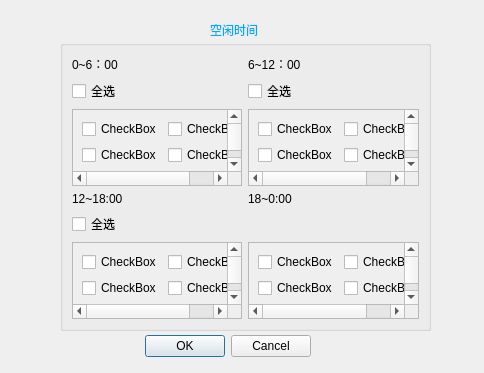
<?xml version="1.0" encoding="UTF-8"?>
<ui version="4.0">
 <class>Daily_Settings</class>
 <widget class="QDialog" name="Daily_Settings">
  <property name="geometry">
   <rect>
    <x>0</x>
    <y>0</y>
    <width>484</width>
    <height>373</height>
   </rect>
  </property>
  <property name="windowTitle">
   <string>Dialog</string>
  </property>
  <widget class="QDialogButtonBox" name="buttonBox">
   <property name="geometry">
    <rect>
     <x>-30</x>
     <y>330</y>
     <width>341</width>
     <height>32</height>
    </rect>
   </property>
   <property name="orientation">
    <enum>Qt::Horizontal</enum>
   </property>
   <property name="standardButtons">
    <set>QDialogButtonBox::Cancel|QDialogButtonBox::Ok</set>
   </property>
  </widget>
  <widget class="QLabel" name="label">
   <property name="geometry">
    <rect>
     <x>210</x>
     <y>20</y>
     <width>81</width>
     <height>21</height>
    </rect>
   </property>
   <property name="text">
    <string>&lt;html&gt;&lt;head/&gt;&lt;body&gt;&lt;p&gt;&lt;span style=&quot; color:#00aaff;&quot;&gt;空闲时间&lt;/span&gt;&lt;/p&gt;&lt;/body&gt;&lt;/html&gt;</string>
   </property>
  </widget>
  <widget class="QGroupBox" name="groupBox">
   <property name="geometry">
    <rect>
     <x>60</x>
     <y>40</y>
     <width>371</width>
     <height>291</height>
    </rect>
   </property>
   <property name="title">
    <string/>
   </property>
   <layout class="QGridLayout" name="gridLayout">
    <item row="1" column="0">
     <widget class="QCheckBox" name="checkBox_2">
      <property name="text">
       <string>全选</string>
      </property>
     </widget>
    </item>
    <item row="5" column="0">
     <widget class="QScrollArea" name="scrollArea_3">
      <property name="widgetResizable">
       <bool>true</bool>
      </property>
      <widget class="QWidget" name="scrollAreaWidgetContents_3">
       <property name="geometry">
        <rect>
         <x>0</x>
         <y>-43</y>
         <width>163</width>
         <height>140</height>
        </rect>
       </property>
       <layout class="QGridLayout" name="gridLayout_4">
        <item row="3" column="0">
         <widget class="QCheckBox" name="checkBox_36">
          <property name="text">
           <string>CheckBox</string>
          </property>
         </widget>
        </item>
        <item row="4" column="0">
         <widget class="QCheckBox" name="checkBox_37">
          <property name="text">
           <string>CheckBox</string>
          </property>
         </widget>
        </item>
        <item row="0" column="0">
         <widget class="QCheckBox" name="checkBox_38">
          <property name="text">
           <string>CheckBox</string>
          </property>
         </widget>
        </item>
        <item row="1" column="1">
         <widget class="QCheckBox" name="checkBox_39">
          <property name="text">
           <string>CheckBox</string>
          </property>
         </widget>
        </item>
        <item row="2" column="1" colspan="2">
         <widget class="QCheckBox" name="checkBox_40">
          <property name="text">
           <string>CheckBox</string>
          </property>
         </widget>
        </item>
        <item row="5" column="0">
         <widget class="QCheckBox" name="checkBox_41">
          <property name="text">
           <string>CheckBox</string>
          </property>
         </widget>
        </item>
        <item row="4" column="1">
         <widget class="QCheckBox" name="checkBox_42">
          <property name="text">
           <string>CheckBox</string>
          </property>
         </widget>
        </item>
        <item row="1" column="0">
         <widget class="QCheckBox" name="checkBox_43">
          <property name="text">
           <string>CheckBox</string>
          </property>
         </widget>
        </item>
        <item row="3" column="1" colspan="2">
         <widget class="QCheckBox" name="checkBox_44">
          <property name="text">
           <string>CheckBox</string>
          </property>
         </widget>
        </item>
        <item row="5" column="1">
         <widget class="QCheckBox" name="checkBox_45">
          <property name="text">
           <string>CheckBox</string>
          </property>
         </widget>
        </item>
        <item row="0" column="1" colspan="2">
         <widget class="QCheckBox" name="checkBox_46">
          <property name="text">
           <string>CheckBox</string>
          </property>
         </widget>
        </item>
        <item row="2" column="0">
         <widget class="QCheckBox" name="checkBox_47">
          <property name="text">
           <string>CheckBox</string>
          </property>
         </widget>
        </item>
       </layout>
      </widget>
     </widget>
    </item>
    <item row="1" column="1">
     <widget class="QCheckBox" name="checkBox">
      <property name="text">
       <string>全选</string>
      </property>
     </widget>
    </item>
    <item row="0" column="1">
     <widget class="QLabel" name="label_3">
      <property name="text">
       <string>6~12：00</string>
      </property>
     </widget>
    </item>
    <item row="5" column="1">
     <widget class="QScrollArea" name="scrollArea_4">
      <property name="widgetResizable">
       <bool>true</bool>
      </property>
      <widget class="QWidget" name="scrollAreaWidgetContents_4">
       <property name="geometry">
        <rect>
         <x>0</x>
         <y>-43</y>
         <width>162</width>
         <height>140</height>
        </rect>
       </property>
       <layout class="QGridLayout" name="gridLayout_5">
        <item row="3" column="0">
         <widget class="QCheckBox" name="checkBox_51">
          <property name="text">
           <string>CheckBox</string>
          </property>
         </widget>
        </item>
        <item row="4" column="0">
         <widget class="QCheckBox" name="checkBox_52">
          <property name="text">
           <string>CheckBox</string>
          </property>
         </widget>
        </item>
        <item row="0" column="0">
         <widget class="QCheckBox" name="checkBox_53">
          <property name="text">
           <string>CheckBox</string>
          </property>
         </widget>
        </item>
        <item row="1" column="1">
         <widget class="QCheckBox" name="checkBox_54">
          <property name="text">
           <string>CheckBox</string>
          </property>
         </widget>
        </item>
        <item row="2" column="1" colspan="2">
         <widget class="QCheckBox" name="checkBox_55">
          <property name="text">
           <string>CheckBox</string>
          </property>
         </widget>
        </item>
        <item row="5" column="0">
         <widget class="QCheckBox" name="checkBox_56">
          <property name="text">
           <string>CheckBox</string>
          </property>
         </widget>
        </item>
        <item row="4" column="1">
         <widget class="QCheckBox" name="checkBox_57">
          <property name="text">
           <string>CheckBox</string>
          </property>
         </widget>
        </item>
        <item row="1" column="0">
         <widget class="QCheckBox" name="checkBox_58">
          <property name="text">
           <string>CheckBox</string>
          </property>
         </widget>
        </item>
        <item row="3" column="1" colspan="2">
         <widget class="QCheckBox" name="checkBox_59">
          <property name="text">
           <string>CheckBox</string>
          </property>
         </widget>
        </item>
        <item row="5" column="1">
         <widget class="QCheckBox" name="checkBox_60">
          <property name="text">
           <string>CheckBox</string>
          </property>
         </widget>
        </item>
        <item row="0" column="1" colspan="2">
         <widget class="QCheckBox" name="checkBox_61">
          <property name="text">
           <string>CheckBox</string>
          </property>
         </widget>
        </item>
        <item row="2" column="0">
         <widget class="QCheckBox" name="checkBox_62">
          <property name="text">
           <string>CheckBox</string>
          </property>
         </widget>
        </item>
       </layout>
      </widget>
     </widget>
    </item>
    <item row="3" column="0">
     <widget class="QLabel" name="label_4">
      <property name="text">
       <string>12~18:00</string>
      </property>
     </widget>
    </item>
    <item row="0" column="0">
     <widget class="QLabel" name="label_2">
      <property name="text">
       <string>0~6：00</string>
      </property>
     </widget>
    </item>
    <item row="2" column="0">
     <widget class="QScrollArea" name="scrollArea">
      <property name="widgetResizable">
       <bool>true</bool>
      </property>
      <widget class="QWidget" name="scrollAreaWidgetContents">
       <property name="geometry">
        <rect>
         <x>0</x>
         <y>-36</y>
         <width>163</width>
         <height>140</height>
        </rect>
       </property>
       <layout class="QGridLayout" name="gridLayout_2">
        <item row="3" column="0">
         <widget class="QCheckBox" name="checkBox_15">
          <property name="text">
           <string>CheckBox</string>
          </property>
         </widget>
        </item>
        <item row="4" column="0">
         <widget class="QCheckBox" name="checkBox_14">
          <property name="text">
           <string>CheckBox</string>
          </property>
         </widget>
        </item>
        <item row="0" column="0">
         <widget class="QCheckBox" name="checkBox_3">
          <property name="text">
           <string>CheckBox</string>
          </property>
         </widget>
        </item>
        <item row="1" column="1">
         <widget class="QCheckBox" name="checkBox_8">
          <property name="text">
           <string>CheckBox</string>
          </property>
         </widget>
        </item>
        <item row="2" column="1" colspan="2">
         <widget class="QCheckBox" name="checkBox_7">
          <property name="text">
           <string>CheckBox</string>
          </property>
         </widget>
        </item>
        <item row="5" column="0">
         <widget class="QCheckBox" name="checkBox_12">
          <property name="text">
           <string>CheckBox</string>
          </property>
         </widget>
        </item>
        <item row="4" column="1">
         <widget class="QCheckBox" name="checkBox_17">
          <property name="text">
           <string>CheckBox</string>
          </property>
         </widget>
        </item>
        <item row="1" column="0">
         <widget class="QCheckBox" name="checkBox_16">
          <property name="text">
           <string>CheckBox</string>
          </property>
         </widget>
        </item>
        <item row="3" column="1" colspan="2">
         <widget class="QCheckBox" name="checkBox_6">
          <property name="text">
           <string>CheckBox</string>
          </property>
         </widget>
        </item>
        <item row="5" column="1">
         <widget class="QCheckBox" name="checkBox_13">
          <property name="text">
           <string>CheckBox</string>
          </property>
         </widget>
        </item>
        <item row="0" column="1" colspan="2">
         <widget class="QCheckBox" name="checkBox_4">
          <property name="text">
           <string>CheckBox</string>
          </property>
         </widget>
        </item>
        <item row="2" column="0">
         <widget class="QCheckBox" name="checkBox_5">
          <property name="text">
           <string>CheckBox</string>
          </property>
         </widget>
        </item>
       </layout>
      </widget>
     </widget>
    </item>
    <item row="3" column="1">
     <widget class="QLabel" name="label_5">
      <property name="text">
       <string>18~0:00</string>
      </property>
     </widget>
    </item>
    <item row="2" column="1">
     <widget class="QScrollArea" name="scrollArea_2">
      <property name="widgetResizable">
       <bool>true</bool>
      </property>
      <widget class="QWidget" name="scrollAreaWidgetContents_2">
       <property name="geometry">
        <rect>
         <x>0</x>
         <y>-22</y>
         <width>162</width>
         <height>140</height>
        </rect>
       </property>
       <layout class="QGridLayout" name="gridLayout_3">
        <item row="3" column="0">
         <widget class="QCheckBox" name="checkBox_21">
          <property name="text">
           <string>CheckBox</string>
          </property>
         </widget>
        </item>
        <item row="4" column="0">
         <widget class="QCheckBox" name="checkBox_22">
          <property name="text">
           <string>CheckBox</string>
          </property>
         </widget>
        </item>
        <item row="0" column="0">
         <widget class="QCheckBox" name="checkBox_23">
          <property name="text">
           <string>CheckBox</string>
          </property>
         </widget>
        </item>
        <item row="1" column="1">
         <widget class="QCheckBox" name="checkBox_24">
          <property name="text">
           <string>CheckBox</string>
          </property>
         </widget>
        </item>
        <item row="2" column="1" colspan="2">
         <widget class="QCheckBox" name="checkBox_25">
          <property name="text">
           <string>CheckBox</string>
          </property>
         </widget>
        </item>
        <item row="5" column="0">
         <widget class="QCheckBox" name="checkBox_26">
          <property name="text">
           <string>CheckBox</string>
          </property>
         </widget>
        </item>
        <item row="4" column="1">
         <widget class="QCheckBox" name="checkBox_27">
          <property name="text">
           <string>CheckBox</string>
          </property>
         </widget>
        </item>
        <item row="1" column="0">
         <widget class="QCheckBox" name="checkBox_28">
          <property name="text">
           <string>CheckBox</string>
          </property>
         </widget>
        </item>
        <item row="3" column="1" colspan="2">
         <widget class="QCheckBox" name="checkBox_29">
          <property name="text">
           <string>CheckBox</string>
          </property>
         </widget>
        </item>
        <item row="5" column="1">
         <widget class="QCheckBox" name="checkBox_30">
          <property name="text">
           <string>CheckBox</string>
          </property>
         </widget>
        </item>
        <item row="0" column="1" colspan="2">
         <widget class="QCheckBox" name="checkBox_31">
          <property name="text">
           <string>CheckBox</string>
          </property>
         </widget>
        </item>
        <item row="2" column="0">
         <widget class="QCheckBox" name="checkBox_32">
          <property name="text">
           <string>CheckBox</string>
          </property>
         </widget>
        </item>
       </layout>
      </widget>
     </widget>
    </item>
    <item row="4" column="0">
     <widget class="QCheckBox" name="checkBox_9">
      <property name="text">
       <string>全选</string>
      </property>
     </widget>
    </item>
   </layout>
  </widget>
  <widget class="QWidget" name="widget" native="true">
   <property name="geometry">
    <rect>
     <x>30</x>
     <y>300</y>
     <width>73</width>
     <height>46</height>
    </rect>
   </property>
   <layout class="QVBoxLayout" name="verticalLayout"/>
  </widget>
 </widget>
 <resources/>
 <connections>
  <connection>
   <sender>buttonBox</sender>
   <signal>accepted()</signal>
   <receiver>Daily_Settings</receiver>
   <slot>accept()</slot>
   <hints>
    <hint type="sourcelabel">
     <x>248</x>
     <y>254</y>
    </hint>
    <hint type="destinationlabel">
     <x>157</x>
     <y>274</y>
    </hint>
   </hints>
  </connection>
  <connection>
   <sender>buttonBox</sender>
   <signal>rejected()</signal>
   <receiver>Daily_Settings</receiver>
   <slot>reject()</slot>
   <hints>
    <hint type="sourcelabel">
     <x>316</x>
     <y>260</y>
    </hint>
    <hint type="destinationlabel">
     <x>286</x>
     <y>274</y>
    </hint>
   </hints>
  </connection>
 </connections>
</ui>
